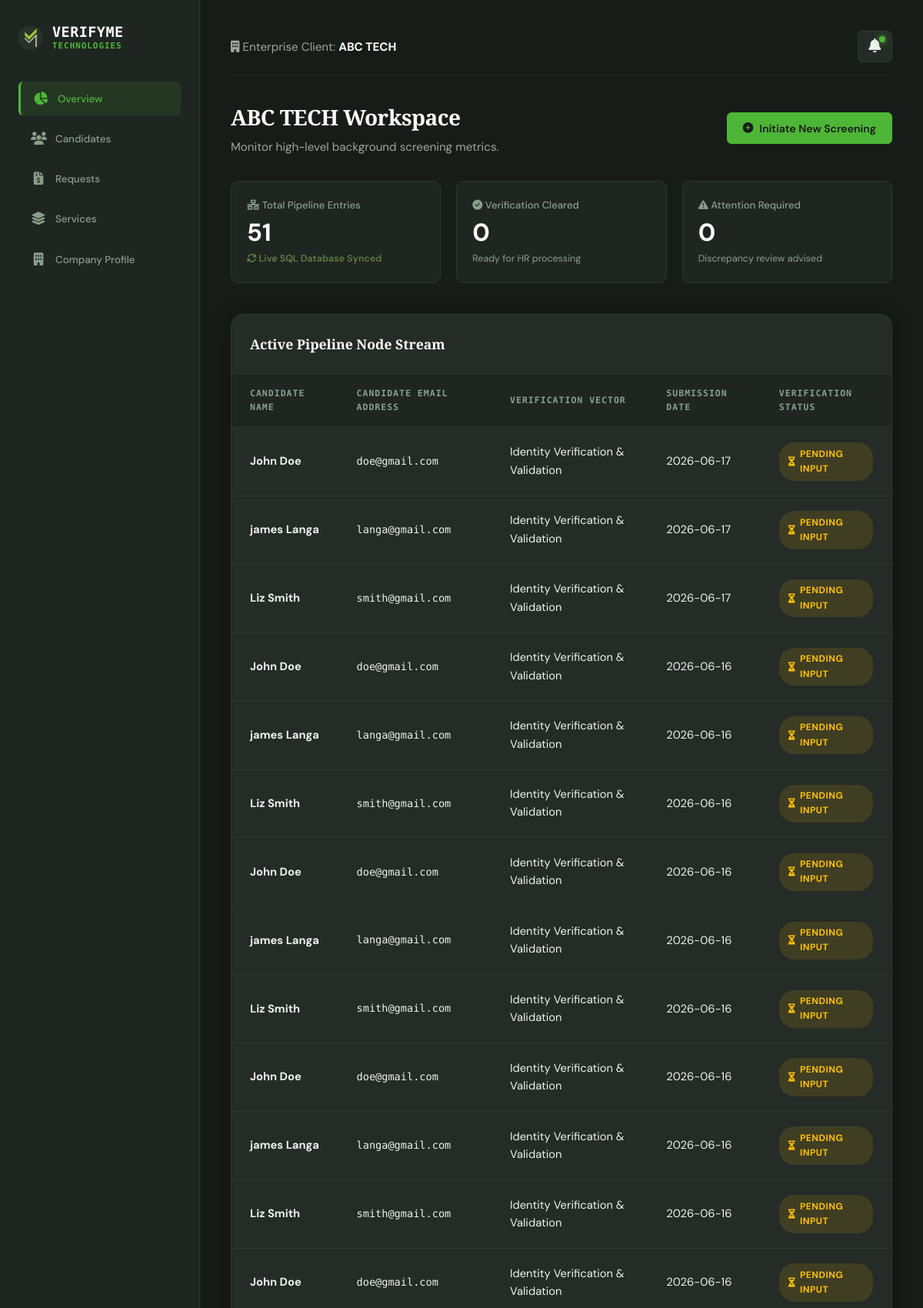
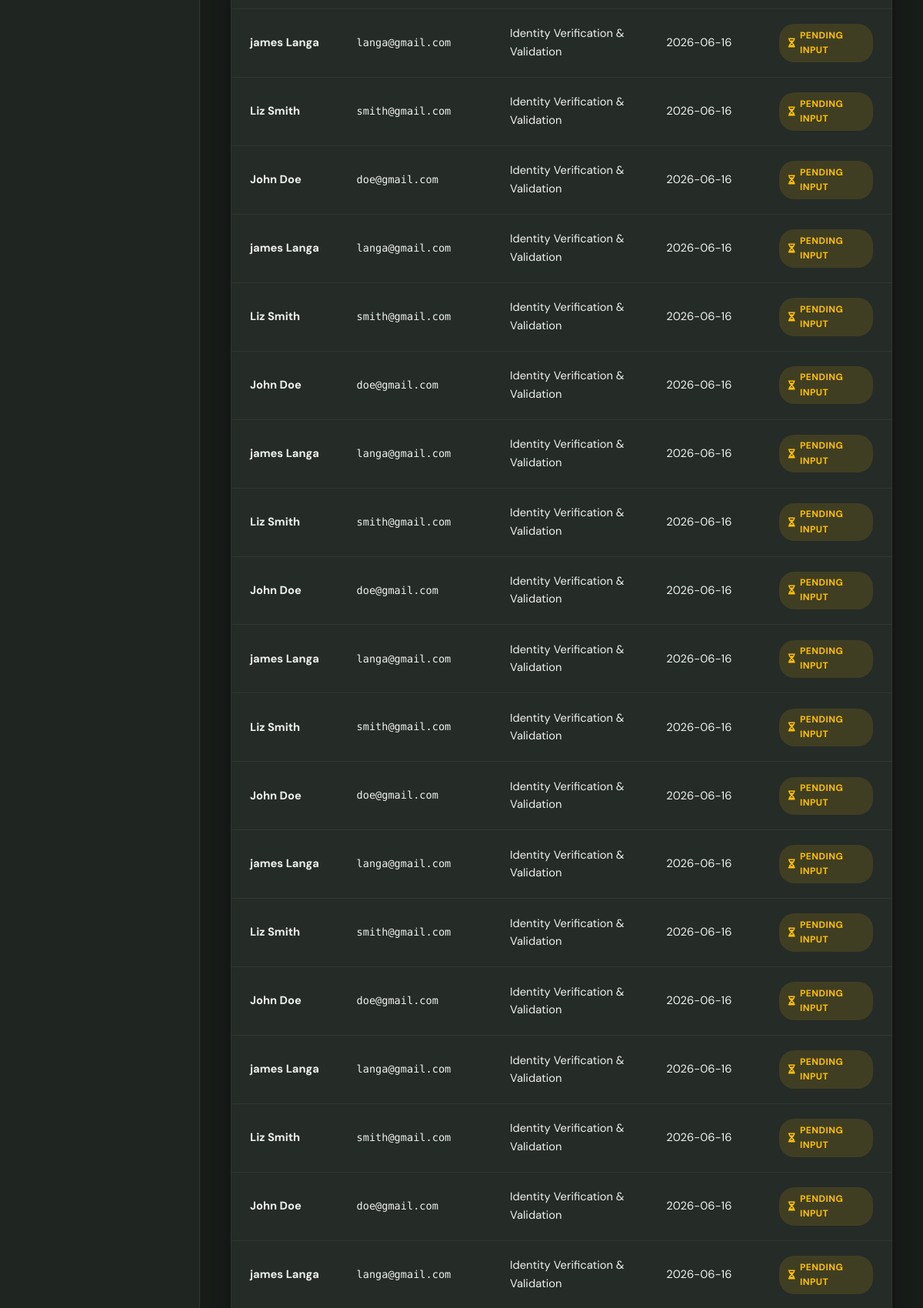
The app's page /dashboard/corporate (signed in, upper part) with its own data (2 pictures, top to bottom).
### tables this page shows
CREATE TABLE screenings (
                id INTEGER PRIMARY KEY AUTOINCREMENT,
                user_id INTEGER NOT NULL,            
                candidate_name TEXT NOT NULL,
                candidate_email TEXT NOT NULL,       
                screening_type TEXT NOT NULL,        
                status TEXT DEFAULT 'Awaiting Payment', 
                payment_method TEXT,                 -- 'card', 'instant_eft', 'manual_eft'
                payment_status TEXT DEFAULT 'Pending',-- 'Pending', 'Completed', 'Failed'
                payment_ref TEXT,                    
                pop_file_path TEXT,                  
                id_file_path TEXT,                   
                qualification_file_path TEXT,        
                rejection_reason TEXT,               
                created_at TIMESTAMP DEFAULT CURRENT_TIMESTAMP,
                FOREIGN KEY (user_id) REFERENCES users (id)
            );

### app.py (the view)
@app.route('/dashboard/corporate')
def dashboard_corporate():
    if 'user_id' not in session or session.get('applicant_type') != 'company':
        flash('Access denied. Corporate clearance required.', 'error')
        return redirect(url_for('login'))
    with get_db_connection() as conn:
        candidates = conn.execute('''
            SELECT id, candidate_name AS name, candidate_email AS email, screening_type AS type, status, payment_status, DATE(created_at) AS date
            FROM screenings WHERE user_id = ? ORDER BY created_at DESC
        ''', (session['user_id'],)).fetchall()
    return render_template('dashboard_corporate.html', candidates=candidates, hide_navbar=True, hide_footer=True)

### app.py (called while the page is built)
def get_db_connection():
    conn = sqlite3.connect(DATABASE)
    conn.row_factory = sqlite3.Row
    return conn

### templates/dashboard_corporate.html (shortened to what this page needs)
{% extends 'base.html' %}
{% set hide_navbar = True %}
{% block head %}
<link rel="stylesheet" href="https://cdnjs.cloudflare.com/ajax/libs/font-awesome/6.5.1/css/all.min.css">
<link rel="stylesheet" href="{{ url_for('static', filename='css/dashboard.css') }}?v={{ range(1, 9999) | random }}">
{% endblock %}
{% block body_class %}dashboard-page{% endblock %}
{% block content %}
<div class="dashboard-container">
    <aside class="dashboard-sidebar">
        <div>
            <div class="sidebar-brand">
                <span class="matrix-tag"
                    style="display: flex; align-items: center; gap: 0.75rem; font-size: 1.15rem; letter-spacing: 0.5px;">
                    <img src="{{ url_for('static', filename='images/VM_Icon.png') }}" alt="VM"
                        style="height: 32px; width: auto; object-fit: contain;">
                    <div style="display: flex; flex-direction: column; align-items: flex-start; line-height: 1.1;">
                        <div class="title" style="color: #ffffff; font-weight: 700;">VerifyMe</div>
                        <div class="sub-title"
                            style="font-size: 0.68rem; color: #4eb637; text-transform: uppercase; letter-spacing: 1px; margin-top: 2px;">
                            Technologies</div>
                    </div>
                </span>
            </div>
            <nav class="sidebar-menu">
                <button class="menu-item active" onclick="switchTab('overview', this)">
                    <i class="fa-solid fa-chart-pie menu-icon"></i> Overview
                </button>
                <button class="menu-item" onclick="switchTab('candidates', this)">
                    <i class="fa-solid fa-users menu-icon"></i> Candidates
                </button>
                <button class="menu-item" onclick="switchTab('requests', this)">
                    <i class="fa-solid fa-file-invoice-dollar menu-icon"></i> Requests
                </button>
                <button class="menu-item" onclick="switchTab('services', this)">
                    <i class="fa-solid fa-layer-group menu-icon"></i> Services
                </button>
                <button class="menu-item" onclick="switchTab('profile', this)">
                    <i class="fa-solid fa-building menu-icon"></i> Company Profile
                </button>
            </nav>
        </div>
    </aside>
    <main class="dashboard-main">
        <div class="top-utility-ribbon"
            style="display: flex; justify-content: space-between; align-items: center; width: 100%; margin-bottom: 2rem; padding-bottom: 1rem; border-bottom: 1px solid rgba(255,255,255,0.05);">
            <div class="ribbon-left-context">
                <span style="color: #a3a3a3; font-size: 0.95rem;">
                    <i class="fa-solid fa-building text-cyan"></i> Enterprise Client:
                    <b style="color: #ffffff;">{{ session['display_name'] }}</b>
                </span>
            </div>
            <div class="notification-wrapper" onclick="toggleNotificationDropdown()"
                style="position: relative; cursor: pointer;">
                <i class="fa-solid fa-bell utility-bell"></i>
                <span class="notification-badge-dot"></span>
            </div>
        </div>
        <div id="tab-overview" class="tab-content active-content">
            <header class="workspace-header"
                style="display: flex; justify-content: space-between; align-items: center; margin-bottom: 2rem;">
                <div>
                    <h1 style="margin: 0; font-size: 1.75rem;">{{ session['display_name'] }} Workspace</h1>
                    <p class="subtitle" style="margin: 0.25rem 0 0 0; color: #a3a3a3;">Monitor high-level background
                        screening metrics.</p>
                </div>
                <button class="btn-action-cyan" onclick="openScreeningModal()">
                    <i class="fa-solid fa-plus-circle"></i> Initiate New Screening
                </button>
            </header>
            <section class="analytics-ribbon">
                <div class="analytics-card">
                    <span class="card-label"><i class="fa-solid fa-network-wired"></i> Total Pipeline Entries</span>
                    <div class="card-value shared-count-value">{{ candidates|length if candidates else 0 }}</div>
                    <span class="card-trend upward"><i class="fa-solid fa-rotate"></i> Live SQL Database Synced</span>
                </div>
                <div class="analytics-card">
                    <span class="card-label"><i class="fa-solid fa-circle-check text-cyan"></i> Verification
                        Cleared</span>
                    <div class="card-value cyan-text">
                        {{ candidates|selectattr('status', 'equalto', 'Cleared')|list|length if candidates else 0 }}
                    </div>
                    <span class="card-subtext">Ready for HR processing</span>
                </div>
                <div class="analytics-card">
                    <span class="card-label"><i class="fa-solid fa-triangle-exclamation text-burgundy"></i> Attention
                        Required</span>
                    <div class="card-value burgundy-text">
                        {{ candidates|selectattr('status', 'equalto', 'Flagged')|list|length if candidates else 0 }}
                    </div>
                    <span class="card-subtext">Discrepancy review advised</span>
                </div>
            </section>
            <section class="table-container">
                <div class="table-header">
                    <h3>Active Pipeline Node Stream</h3>
                </div>
                <table class="matrix-table">
                    <thead>
                        <tr>
                            <th>Candidate Name</th>
                            <th>Candidate Email Address</th>
                            <th>Verification Vector</th>
                            <th>Submission Date</th>
                            <th>Verification Status</th>
                        </tr>
                    </thead>
                    <tbody>
                        {% if candidates %}
                        {% for candidate in candidates %}
                        <tr>
                            <td class="font-bold text-white">{{ candidate.name }}</td>
                            <td class="mono-text">{{ candidate.email }}</td>
                            <td>{{ candidate.type }}</td>
                            <td>{{ candidate.date }}</td>
                            <td>
                                {% if candidate.status == 'Cleared' %}
                                <span class="status-badge badge-cleared"><i class="fa-solid fa-circle-check"></i>
                                    Cleared</span>
                                {% elif candidate.status == 'Flagged' %}
                                <span class="status-badge badge-flagged" style="color:#ff4a4a;"><i
                                        class="fa-solid fa-triangle-exclamation"></i> Flagged</span>
                                {% elif candidate.status == 'Processing' %}
                                <span class="status-badge badge-processing"><i class="fa-solid fa-spinner fa-spin"></i>
                                    Processing</span>
                                {% else %}
                                <span class="status-badge badge-pending"><i class="fa-solid fa-hourglass-half"></i>
                                    Pending Input</span>
                                {% endif %}
                            </td>
                        </tr>
                        {% endfor %}
                        {% else %}
                        <tr>
                            <td colspan="5" style="text-align: center; color: #a3a3a3; padding: 2rem;">No active
                                candidate background track nodes initiated yet.</td>
                        </tr>
                        {% endif %}
                    </tbody>
                </table>
            </section>
        </div>
    </main>
</div>
{% endblock %}

### static/css/style.css (style rules this page uses)
:root { --bg-dark-base: #181c19; --bg-panel-dark: #1f2521; --bg-card-dark: #252b27; --bg-card-raised: #2c342e; --brand-charcoal: #2a312c; --brand-olive: #617c41; --brand-lime: #4eb637; --brand-lime-dim: rgba(78, 182, 55, 0.12); --brand-muted: #8a9e8d; --brand-white: #eef2ef; --border: #2e3830; --border-bright: #3a4a3d; --font-head: 'Playfair Display', serif; --font-body: 'DM Sans', sans-serif; --font-mono: 'DM Mono', monospace; --radius-sm: 6px; --radius-md: 10px; --radius-lg: 16px; --shadow-card: 0 4px 24px rgba(0,0,0,0.35); --shadow-elevated: 0 16px 48px rgba(0,0,0,0.5); }
*, *::before, *::after { margin: 0; padding: 0; box-sizing: border-box; }
html { scroll-behavior: smooth; }
body { background-color: var(--bg-dark-base); color: var(--brand-white); font-family: var(--font-body); font-size: 16px; line-height: 1.6; overflow-x: hidden; -webkit-font-smoothing: antialiased; }
h1, h2, h3, h4, h5, h6 { font-family: var(--font-head); }

### records on screen
screenings: name "John Doe", email "doe@gmail.com", type "Identity Verification & Validation", date "2026-06-17", status "PENDING INPUT"
screenings: name "james Langa", email "langa@gmail.com", type "Identity Verification & Validation", date "2026-06-17", status "PENDING INPUT"
screenings: name "Liz Smith", email "smith@gmail.com", type "Identity Verification & Validation", date "2026-06-17", status "PENDING INPUT"
screenings: name "John Doe", email "doe@gmail.com", type "Identity Verification & Validation", date "2026-06-16", status "PENDING INPUT"
screenings: name "james Langa", email "langa@gmail.com", type "Identity Verification & Validation", date "2026-06-16", status "PENDING INPUT"
screenings: name "Liz Smith", email "smith@gmail.com", type "Identity Verification & Validation", date "2026-06-16", status "PENDING INPUT"
screenings: name "John Doe", email "doe@gmail.com", type "Identity Verification & Validation", date "2026-06-16", status "PENDING INPUT"
screenings: name "james Langa", email "langa@gmail.com", type "Identity Verification & Validation", date "2026-06-16", status "PENDING INPUT"
screenings: name "Liz Smith", email "smith@gmail.com", type "Identity Verification & Validation", date "2026-06-16", status "PENDING INPUT"
screenings: name "John Doe", email "doe@gmail.com", type "Identity Verification & Validation", date "2026-06-16", status "PENDING INPUT"
screenings: name "james Langa", email "langa@gmail.com", type "Identity Verification & Validation", date "2026-06-16", status "PENDING INPUT"
screenings: name "Liz Smith", email "smith@gmail.com", type "Identity Verification & Validation", date "2026-06-16", status "PENDING INPUT"
screenings: name "John Doe", email "doe@gmail.com", type "Identity Verification & Validation", date "2026-06-16", status "PENDING INPUT"
screenings: name "james Langa", email "langa@gmail.com", type "Identity Verification & Validation", date "2026-06-16", status "PENDING INPUT"
screenings: name "Liz Smith", email "smith@gmail.com", type "Identity Verification & Validation", date "2026-06-16", status "PENDING INPUT"
screenings: name "John Doe", email "doe@gmail.com", type "Identity Verification & Validation", date "2026-06-16", status "PENDING INPUT"
screenings: name "james Langa", email "langa@gmail.com", type "Identity Verification & Validation", date "2026-06-16", status "PENDING INPUT"
screenings: name "Liz Smith", email "smith@gmail.com", type "Identity Verification & Validation", date "2026-06-16", status "PENDING INPUT"
screenings: name "John Doe", email "doe@gmail.com", type "Identity Verification & Validation", date "2026-06-16", status "PENDING INPUT"
screenings: name "james Langa", email "langa@gmail.com", type "Identity Verification & Validation", date "2026-06-16", status "PENDING INPUT"
screenings: name "Liz Smith", email "smith@gmail.com", type "Identity Verification & Validation", date "2026-06-16", status "PENDING INPUT"
screenings: name "John Doe", email "doe@gmail.com", type "Identity Verification & Validation", date "2026-06-16", shows "PENDING INPUT"
screenings: name "james Langa", email "langa@gmail.com", type "Identity Verification & Validation", date "2026-06-16", shows "PENDING INPUT"
screenings: name "Liz Smith", email "smith@gmail.com", type "Identity Verification & Validation", date "2026-06-16", shows "PENDING INPUT"
screenings: name "John Doe", email "doe@gmail.com", type "Identity Verification & Validation", date "2026-06-16", shows "PENDING INPUT"
screenings: name "james Langa", email "langa@gmail.com", type "Identity Verification & Validation", date "2026-06-16", shows "PENDING INPUT"
screenings: name "Liz Smith", email "smith@gmail.com", type "Identity Verification & Validation", date "2026-06-16", shows "PENDING INPUT"
screenings: name "John Doe", email "doe@gmail.com", type "Identity Verification & Validation", date "2026-06-16", shows "PENDING INPUT"
screenings: name "james Langa", email "langa@gmail.com", type "Identity Verification & Validation", date "2026-06-16", shows "PENDING INPUT"
screenings: name "Liz Smith", email "smith@gmail.com", type "Identity Verification & Validation", date "2026-06-16", shows "PENDING INPUT"
screenings: name "John Doe", email "doe@gmail.com", type "Identity Verification & Validation", date "2026-06-16", status "PENDING INPUT"
screenings: name "james Langa", email "langa@gmail.com", type "Identity Verification & Validation", date "2026-06-16", status "PENDING INPUT"

### other values on screen
{{ session['display_name'] }} "ABC TECH"
{{ candidates|length if candidates else 0 }} "51"
